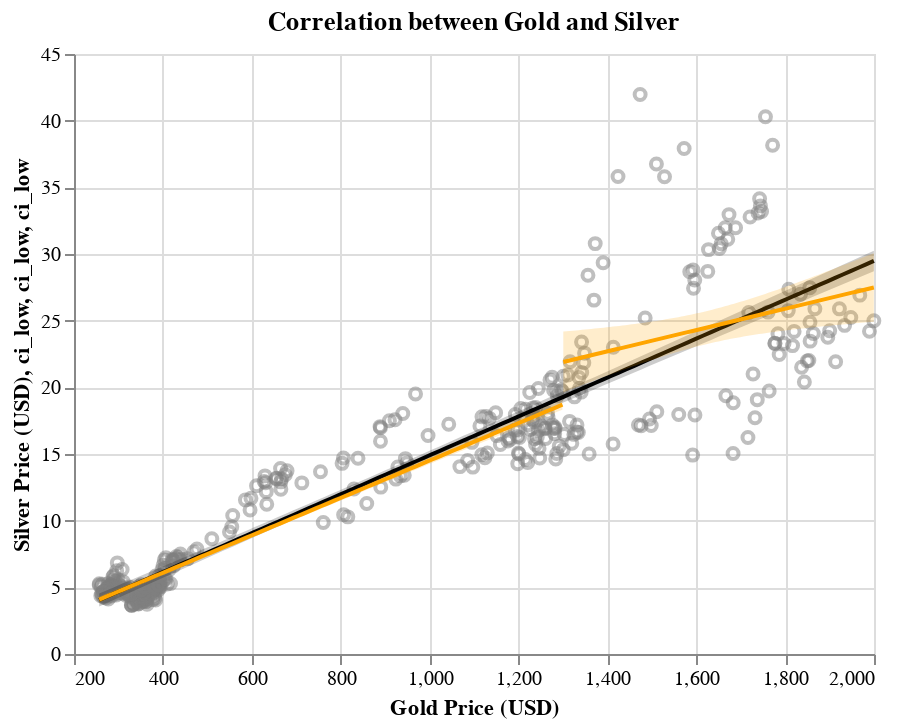

Source (notebook cell):
### Markdown cell above
**Copper, Platinum, and Aluminum**

Silver appears to have a strong, positive correlation with the prices of both copper and platinum. The relationship to aluminum is strong and positive, but appears to weaken a little bit as the prices increase. Interestingly, there does not appear to be a "break point" anywhere in the data where the relationship changes or is invalidated. The confidence intervals widen for the regression lines as the prices of the predictors increase, but not enough to raise serious questions about the validity of the relationships.

### Code cell
gold_comp_chart

### Figure 1 — Vega-Lite specification as saved in the notebook (floating-point values rounded to 4 significant figures; data arrays with more than 128 entries replaced by an {"elided": "..."} marker saying what was removed)
{"config": {"view": {"continuousWidth": 400, "continuousHeight": 300}}, "layer": [{"data": {"name": "data-5d1709821319b92b673c1c47bb774670"}, "mark": {"type": "point", "color": "grey", "opacity": 0.5}, "encoding": {"x": {"field": "Gold", "scale": {"zero": false}, "title": "Gold Price (USD)", "type": "quantitative"}, "y": {"field": "Silver", "scale": {"zero": false}, "title": "Silver Price (USD)", "type": "quantitative"}}, "title": "Correlation between Gold and Silver"}, {"layer": [{"mark": {"type": "errorband", "color": "black", "opacity": 0.2}, "encoding": {"x": {"field": "Gold", "type": "quantitative"}, "y": {"field": "ci_low", "type": "quantitative"}, "y2": {"field": "ci_high"}}}, {"mark": {"type": "line", "color": "black"}, "encoding": {"x": {"field": "Gold", "type": "quantitative"}, "y": {"field": "Silver", "type": "quantitative"}}}], "data": {"name": "data-d93f4cbbc68abded3a9bb467bfd1872a"}}, {"layer": [{"mark": {"type": "errorband", "color": "orange", "opacity": 0.2}, "encoding": {"x": {"field": "Gold", "type": "quantitative"}, "y": {"field": "ci_low", "type": "quantitative"}, "y2": {"field": "ci_high"}}}, {"mark": {"type": "line", "color": "orange"}, "encoding": {"x": {"field": "Gold", "type": "quantitative"}, "y": {"field": "Silver", "type": "quantitative"}}}], "data": {"name": "data-3e4a3f6e22728ae76c59eff561ae3360"}}, {"layer": [{"mark": {"type": "errorband", "color": "orange", "opacity": 0.2}, "encoding": {"x": {"field": "Gold", "type": "quantitative"}, "y": {"field": "ci_low", "type": "quantitative"}, "y2": {"field": "ci_high"}}}, {"mark": {"type": "line", "color": "orange"}, "encoding": {"x": {"field": "Gold", "type": "quantitative"}, "y": {"field": "Silver", "type": "quantitative"}}}], "data": {"name": "data-ff72e2368288ea7c6325318e9233baed"}}], "$schema": "https://vega.github.io/schema/vega-lite/v4.17.0.json", "datasets": {"data-5d1709821319b92b673c1c47bb774670": {"elided": "401 records"}, "data-d93f4cbbc68abded3a9bb467bfd1872a": [{"Gold": 256.7, "Silver": 4.051, "ci_low": 3.562, "ci_high": 4.541}, {"Gold": 274.1, "Silver": 4.306, "ci_low": 3.824, "ci_high": 4.787}, {"Gold": 291.6, "Silver": 4.56, "ci_low": 4.086, "ci_high": 5.034}, {"Gold": 309.0, "Silver": 4.814, "ci_low": 4.348, "ci_high": 5.281}, {"Gold": 326.4, "Silver": 5.069, "ci_low": 4.609, "ci_high": 5.528}, {"Gold": 343.8, "Silver": 5.323, "ci_low": 4.871, "ci_high": 5.775}, {"Gold": 361.3, "Silver": 5.577, "ci_low": 5.132, "ci_high": 6.022}, {"Gold": 378.7, "Silver": 5.831, "ci_low": 5.393, "ci_high": 6.269}, {"Gold": 396.1, "Silver": 6.086, "ci_low": 5.654, "ci_high": 6.517}, {"Gold": 413.6, "Silver": 6.34, "ci_low": 5.915, "ci_high": 6.765}, {"Gold": 431.0, "Silver": 6.594, "ci_low": 6.176, "ci_high": 7.012}, {"Gold": 448.4, "Silver": 6.848, "ci_low": 6.436, "ci_high": 7.26}, {"Gold": 465.9, "Silver": 7.103, "ci_low": 6.697, "ci_high": 7.509}, {"Gold": 483.3, "Silver": 7.357, "ci_low": 6.957, "ci_high": 7.757}, {"Gold": 500.7, "Silver": 7.611, "ci_low": 7.217, "ci_high": 8.005}, {"Gold": 518.1, "Silver": 7.865, "ci_low": 7.477, "ci_high": 8.254}, {"Gold": 535.6, "Silver": 8.12, "ci_low": 7.736, "ci_high": 8.503}, {"Gold": 553.0, "Silver": 8.374, "ci_low": 7.996, "ci_high": 8.752}, {"Gold": 570.4, "Silver": 8.628, "ci_low": 8.255, "ci_high": 9.002}, {"Gold": 587.9, "Silver": 8.883, "ci_low": 8.514, "ci_high": 9.251}, {"Gold": 605.3, "Silver": 9.137, "ci_low": 8.773, "ci_high": 9.501}, {"Gold": 622.7, "Silver": 9.391, "ci_low": 9.031, "ci_high": 9.751}, {"Gold": 640.1, "Silver": 9.645, "ci_low": 9.289, "ci_high": 10.0}, {"Gold": 657.6, "Silver": 9.9, "ci_low": 9.547, "ci_high": 10.25}, {"Gold": 675.0, "Silver": 10.15, "ci_low": 9.805, "ci_high": 10.5}, {"Gold": 692.4, "Silver": 10.41, "ci_low": 10.06, "ci_high": 10.75}, {"Gold": 709.9, "Silver": 10.66, "ci_low": 10.32, "ci_high": 11.01}, {"Gold": 727.3, "Silver": 10.92, "ci_low": 10.58, "ci_high": 11.26}, {"Gold": 744.7, "Silver": 11.17, "ci_low": 10.83, "ci_high": 11.51}, {"Gold": 762.2, "Silver": 11.43, "ci_low": 11.09, "ci_high": 11.76}, {"Gold": 779.6, "Silver": 11.68, "ci_low": 11.34, "ci_high": 12.02}, {"Gold": 797.0, "Silver": 11.93, "ci_low": 11.6, "ci_high": 12.27}, {"Gold": 814.4, "Silver": 12.19, "ci_low": 11.85, "ci_high": 12.52}, {"Gold": 831.9, "Silver": 12.44, "ci_low": 12.11, "ci_high": 12.78}, {"Gold": 849.3, "Silver": 12.7, "ci_low": 12.36, "ci_high": 13.03}, {"Gold": 866.7, "Silver": 12.95, "ci_low": 12.62, "ci_high": 13.28}, {"Gold": 884.2, "Silver": 13.21, "ci_low": 12.87, "ci_high": 13.54}, {"Gold": 901.6, "Silver": 13.46, "ci_low": 13.12, "ci_high": 13.79}, {"Gold": 919.0, "Silver": 13.71, "ci_low": 13.38, "ci_high": 14.05}, {"Gold": 936.5, "Silver": 13.97, "ci_low": 13.63, "ci_high": 14.31}, {"Gold": 953.9, "Silver": 14.22, "ci_low": 13.88, "ci_high": 14.56}, {"Gold": 971.3, "Silver": 14.48, "ci_low": 14.14, "ci_high": 14.82}, {"Gold": 988.7, "Silver": 14.73, "ci_low": 14.39, "ci_high": 15.07}, {"Gold": 1006.0, "Silver": 14.99, "ci_low": 14.64, "ci_high": 15.33}, {"Gold": 1024.0, "Silver": 15.24, "ci_low": 14.89, "ci_high": 15.59}, {"Gold": 1041.0, "Silver": 15.49, "ci_low": 15.14, "ci_high": 15.85}, {"Gold": 1058.0, "Silver": 15.75, "ci_low": 15.39, "ci_high": 16.1}, {"Gold": 1076.0, "Silver": 16.0, "ci_low": 15.64, "ci_high": 16.36}, {"Gold": 1093.0, "Silver": 16.26, "ci_low": 15.89, "ci_high": 16.62}, {"Gold": 1111.0, "Silver": 16.51, "ci_low": 16.14, "ci_high": 16.88}, {"Gold": 1128.0, "Silver": 16.76, "ci_low": 16.39, "ci_high": 17.14}, {"Gold": 1146.0, "Silver": 17.02, "ci_low": 16.64, "ci_high": 17.4}, {"Gold": 1163.0, "Silver": 17.27, "ci_low": 16.89, "ci_high": 17.66}, {"Gold": 1180.0, "Silver": 17.53, "ci_low": 17.14, "ci_high": 17.92}, {"Gold": 1198.0, "Silver": 17.78, "ci_low": 17.39, "ci_high": 18.18}, {"Gold": 1215.0, "Silver": 18.04, "ci_low": 17.64, "ci_high": 18.44}, {"Gold": 1233.0, "Silver": 18.29, "ci_low": 17.88, "ci_high": 18.7}, {"Gold": 1250.0, "Silver": 18.54, "ci_low": 18.13, "ci_high": 18.96}, {"Gold": 1268.0, "Silver": 18.8, "ci_low": 18.38, "ci_high": 19.22}, {"Gold": 1285.0, "Silver": 19.05, "ci_low": 18.63, "ci_high": 19.48}, {"Gold": 1302.0, "Silver": 19.31, "ci_low": 18.88, "ci_high": 19.74}, {"Gold": 1320.0, "Silver": 19.56, "ci_low": 19.12, "ci_high": 20.0}, {"Gold": 1337.0, "Silver": 19.82, "ci_low": 19.37, "ci_high": 20.26}, {"Gold": 1355.0, "Silver": 20.07, "ci_low": 19.62, "ci_high": 20.52}, {"Gold": 1372.0, "Silver": 20.32, "ci_low": 19.87, "ci_high": 20.78}, {"Gold": 1390.0, "Silver": 20.58, "ci_low": 20.11, "ci_high": 21.05}, {"Gold": 1407.0, "Silver": 20.83, "ci_low": 20.36, "ci_high": 21.31}, {"Gold": 1424.0, "Silver": 21.09, "ci_low": 20.61, "ci_high": 21.57}, {"Gold": 1442.0, "Silver": 21.34, "ci_low": 20.85, "ci_high": 21.83}, {"Gold": 1459.0, "Silver": 21.6, "ci_low": 21.1, "ci_high": 22.09}, {"Gold": 1477.0, "Silver": 21.85, "ci_low": 21.35, "ci_high": 22.36}, {"Gold": 1494.0, "Silver": 22.1, "ci_low": 21.59, "ci_high": 22.62}, {"Gold": 1512.0, "Silver": 22.36, "ci_low": 21.84, "ci_high": 22.88}, {"Gold": 1529.0, "Silver": 22.61, "ci_low": 22.08, "ci_high": 23.14}, {"Gold": 1546.0, "Silver": 22.87, "ci_low": 22.33, "ci_high": 23.41}, {"Gold": 1564.0, "Silver": 23.12, "ci_low": 22.58, "ci_high": 23.67}, {"Gold": 1581.0, "Silver": 23.38, "ci_low": 22.82, "ci_high": 23.93}, {"Gold": 1599.0, "Silver": 23.63, "ci_low": 23.07, "ci_high": 24.19}, {"Gold": 1616.0, "Silver": 23.88, "ci_low": 23.31, "ci_high": 24.46}, {"Gold": 1634.0, "Silver": 24.14, "ci_low": 23.56, "ci_high": 24.72}, {"Gold": 1651.0, "Silver": 24.39, "ci_low": 23.8, "ci_high": 24.98}, {"Gold": 1669.0, "Silver": 24.65, "ci_low": 24.05, "ci_high": 25.24}, {"Gold": 1686.0, "Silver": 24.9, "ci_low": 24.3, "ci_high": 25.51}, {"Gold": 1703.0, "Silver": 25.16, "ci_low": 24.54, "ci_high": 25.77}, {"Gold": 1721.0, "Silver": 25.41, "ci_low": 24.79, "ci_high": 26.03}, {"Gold": 1738.0, "Silver": 25.66, "ci_low": 25.03, "ci_high": 26.3}, {"Gold": 1756.0, "Silver": 25.92, "ci_low": 25.28, "ci_high": 26.56}, {"Gold": 1773.0, "Silver": 26.17, "ci_low": 25.52, "ci_high": 26.82}, {"Gold": 1791.0, "Silver": 26.43, "ci_low": 25.77, "ci_high": 27.09}, {"Gold": 1808.0, "Silver": 26.68, "ci_low": 26.01, "ci_high": 27.35}, {"Gold": 1825.0, "Silver": 26.94, "ci_low": 26.26, "ci_high": 27.61}, {"Gold": 1843.0, "Silver": 27.19, "ci_low": 26.5, "ci_high": 27.88}, {"Gold": 1860.0, "Silver": 27.44, "ci_low": 26.75, "ci_high": 28.14}, {"Gold": 1878.0, "Silver": 27.7, "ci_low": 26.99, "ci_high": 28.4}, {"Gold": 1895.0, "Silver": 27.95, "ci_low": 27.24, "ci_high": 28.67}, {"Gold": 1913.0, "Silver": 28.21, "ci_low": 27.48, "ci_high": 28.93}, {"Gold": 1930.0, "Silver": 28.46, "ci_low": 27.73, "ci_high": 29.2}, {"Gold": 1947.0, "Silver": 28.72, "ci_low": 27.97, "ci_high": 29.46}, {"Gold": 1965.0, "Silver": 28.97, "ci_low": 28.22, "ci_high": 29.72}, {"Gold": 1982.0, "Silver": 29.22, "ci_low": 28.46, "ci_high": 29.99}, {"Gold": 2000.0, "Silver": 29.48, "ci_low": 28.71, "ci_high": 30.25}], "data-3e4a3f6e22728ae76c59eff561ae3360": [{"Gold": 1301.0, "Silver": 21.9, "ci_low": 19.62, "ci_high": 24.18}, {"Gold": 1308.0, "Silver": 21.96, "ci_low": 19.71, "ci_high": 24.2}, {"Gold": 1315.0, "Silver": 22.01, "ci_low": 19.8, "ci_high": 24.22}, {"Gold": 1322.0, "Silver": 22.07, "ci_low": 19.89, "ci_high": 24.25}, {"Gold": 1329.0, "Silver": 22.12, "ci_low": 19.98, "ci_high": 24.27}, {"Gold": 1336.0, "Silver": 22.18, "ci_low": 20.07, "ci_high": 24.29}, {"Gold": 1343.0, "Silver": 22.24, "ci_low": 20.16, "ci_high": 24.31}, {"Gold": 1350.0, "Silver": 22.29, "ci_low": 20.25, "ci_high": 24.33}, {"Gold": 1357.0, "Silver": 22.35, "ci_low": 20.34, "ci_high": 24.36}, {"Gold": 1364.0, "Silver": 22.4, "ci_low": 20.43, "ci_high": 24.38}, {"Gold": 1371.0, "Silver": 22.46, "ci_low": 20.52, "ci_high": 24.4}, {"Gold": 1378.0, "Silver": 22.52, "ci_low": 20.6, "ci_high": 24.43}, {"Gold": 1385.0, "Silver": 22.57, "ci_low": 20.69, "ci_high": 24.45}, {"Gold": 1392.0, "Silver": 22.63, "ci_low": 20.78, "ci_high": 24.48}, {"Gold": 1399.0, "Silver": 22.68, "ci_low": 20.86, "ci_high": 24.5}, {"Gold": 1406.0, "Silver": 22.74, "ci_low": 20.95, "ci_high": 24.53}, {"Gold": 1413.0, "Silver": 22.8, "ci_low": 21.04, "ci_high": 24.55}, {"Gold": 1420.0, "Silver": 22.85, "ci_low": 21.12, "ci_high": 24.58}, {"Gold": 1427.0, "Silver": 22.91, "ci_low": 21.21, "ci_high": 24.61}, {"Gold": 1434.0, "Silver": 22.96, "ci_low": 21.29, "ci_high": 24.64}, {"Gold": 1441.0, "Silver": 23.02, "ci_low": 21.37, "ci_high": 24.66}, {"Gold": 1448.0, "Silver": 23.07, "ci_low": 21.46, "ci_high": 24.69}, {"Gold": 1455.0, "Silver": 23.13, "ci_low": 21.54, "ci_high": 24.72}, {"Gold": 1462.0, "Silver": 23.19, "ci_low": 21.62, "ci_high": 24.75}, {"Gold": 1469.0, "Silver": 23.24, "ci_low": 21.7, "ci_high": 24.78}, {"Gold": 1476.0, "Silver": 23.3, "ci_low": 21.78, "ci_high": 24.81}, {"Gold": 1483.0, "Silver": 23.35, "ci_low": 21.86, "ci_high": 24.85}, {"Gold": 1490.0, "Silver": 23.41, "ci_low": 21.94, "ci_high": 24.88}, {"Gold": 1497.0, "Silver": 23.47, "ci_low": 22.02, "ci_high": 24.91}, {"Gold": 1504.0, "Silver": 23.52, "ci_low": 22.1, "ci_high": 24.95}, {"Gold": 1511.0, "Silver": 23.58, "ci_low": 22.17, "ci_high": 24.98}, {"Gold": 1518.0, "Silver": 23.63, "ci_low": 22.25, "ci_high": 25.02}, {"Gold": 1525.0, "Silver": 23.69, "ci_low": 22.32, "ci_high": 25.06}, {"Gold": 1531.0, "Silver": 23.75, "ci_low": 22.39, "ci_high": 25.1}, {"Gold": 1538.0, "Silver": 23.8, "ci_low": 22.47, "ci_high": 25.14}, {"Gold": 1545.0, "Silver": 23.86, "ci_low": 22.54, "ci_high": 25.18}, {"Gold": 1552.0, "Silver": 23.91, "ci_low": 22.61, "ci_high": 25.22}, {"Gold": 1559.0, "Silver": 23.97, "ci_low": 22.67, "ci_high": 25.26}, {"Gold": 1566.0, "Silver": 24.03, "ci_low": 22.74, "ci_high": 25.31}, {"Gold": 1573.0, "Silver": 24.08, "ci_low": 22.81, "ci_high": 25.35}, {"Gold": 1580.0, "Silver": 24.14, "ci_low": 22.87, "ci_high": 25.4}, {"Gold": 1587.0, "Silver": 24.19, "ci_low": 22.94, "ci_high": 25.45}, {"Gold": 1594.0, "Silver": 24.25, "ci_low": 23.0, "ci_high": 25.5}, {"Gold": 1601.0, "Silver": 24.3, "ci_low": 23.06, "ci_high": 25.55}, {"Gold": 1608.0, "Silver": 24.36, "ci_low": 23.12, "ci_high": 25.6}, {"Gold": 1615.0, "Silver": 24.42, "ci_low": 23.18, "ci_high": 25.66}, {"Gold": 1622.0, "Silver": 24.47, "ci_low": 23.23, "ci_high": 25.71}, {"Gold": 1629.0, "Silver": 24.53, "ci_low": 23.29, "ci_high": 25.77}, {"Gold": 1636.0, "Silver": 24.58, "ci_low": 23.34, "ci_high": 25.83}, {"Gold": 1643.0, "Silver": 24.64, "ci_low": 23.39, "ci_high": 25.89}, {"Gold": 1650.0, "Silver": 24.7, "ci_low": 23.44, "ci_high": 25.95}, {"Gold": 1657.0, "Silver": 24.75, "ci_low": 23.49, "ci_high": 26.01}, {"Gold": 1664.0, "Silver": 24.81, "ci_low": 23.54, "ci_high": 26.07}, {"Gold": 1671.0, "Silver": 24.86, "ci_low": 23.59, "ci_high": 26.14}, {"Gold": 1678.0, "Silver": 24.92, "ci_low": 23.63, "ci_high": 26.2}, {"Gold": 1685.0, "Silver": 24.98, "ci_low": 23.68, "ci_high": 26.27}, {"Gold": 1692.0, "Silver": 25.03, "ci_low": 23.72, "ci_high": 26.34}, {"Gold": 1699.0, "Silver": 25.09, "ci_low": 23.76, "ci_high": 26.41}, {"Gold": 1706.0, "Silver": 25.14, "ci_low": 23.8, "ci_high": 26.48}, {"Gold": 1713.0, "Silver": 25.2, "ci_low": 23.84, "ci_high": 26.55}, {"Gold": 1720.0, "Silver": 25.25, "ci_low": 23.88, "ci_high": 26.63}, {"Gold": 1727.0, "Silver": 25.31, "ci_low": 23.92, "ci_high": 26.7}, {"Gold": 1734.0, "Silver": 25.37, "ci_low": 23.96, "ci_high": 26.78}, {"Gold": 1741.0, "Silver": 25.42, "ci_low": 23.99, "ci_high": 26.85}, {"Gold": 1748.0, "Silver": 25.48, "ci_low": 24.03, "ci_high": 26.93}, {"Gold": 1755.0, "Silver": 25.53, "ci_low": 24.06, "ci_high": 27.01}, {"Gold": 1762.0, "Silver": 25.59, "ci_low": 24.09, "ci_high": 27.09}, {"Gold": 1769.0, "Silver": 25.65, "ci_low": 24.13, "ci_high": 27.17}, {"Gold": 1776.0, "Silver": 25.7, "ci_low": 24.16, "ci_high": 27.25}, {"Gold": 1783.0, "Silver": 25.76, "ci_low": 24.19, "ci_high": 27.33}, {"Gold": 1790.0, "Silver": 25.81, "ci_low": 24.22, "ci_high": 27.41}, {"Gold": 1797.0, "Silver": 25.87, "ci_low": 24.25, "ci_high": 27.49}, {"Gold": 1804.0, "Silver": 25.93, "ci_low": 24.28, "ci_high": 27.57}, {"Gold": 1811.0, "Silver": 25.98, "ci_low": 24.3, "ci_high": 27.66}, {"Gold": 1818.0, "Silver": 26.04, "ci_low": 24.33, "ci_high": 27.74}, {"Gold": 1825.0, "Silver": 26.09, "ci_low": 24.36, "ci_high": 27.83}, {"Gold": 1832.0, "Silver": 26.15, "ci_low": 24.39, "ci_high": 27.91}, {"Gold": 1839.0, "Silver": 26.2, "ci_low": 24.41, "ci_high": 28.0}, {"Gold": 1846.0, "Silver": 26.26, "ci_low": 24.44, "ci_high": 28.08}, {"Gold": 1853.0, "Silver": 26.32, "ci_low": 24.46, "ci_high": 28.17}, {"Gold": 1860.0, "Silver": 26.37, "ci_low": 24.49, "ci_high": 28.26}, {"Gold": 1867.0, "Silver": 26.43, "ci_low": 24.51, "ci_high": 28.35}, {"Gold": 1874.0, "Silver": 26.48, "ci_low": 24.53, "ci_high": 28.43}, {"Gold": 1881.0, "Silver": 26.54, "ci_low": 24.56, "ci_high": 28.52}, {"Gold": 1888.0, "Silver": 26.6, "ci_low": 24.58, "ci_high": 28.61}, {"Gold": 1895.0, "Silver": 26.65, "ci_low": 24.6, "ci_high": 28.7}, {"Gold": 1902.0, "Silver": 26.71, "ci_low": 24.63, "ci_high": 28.79}, {"Gold": 1909.0, "Silver": 26.76, "ci_low": 24.65, "ci_high": 28.88}, {"Gold": 1916.0, "Silver": 26.82, "ci_low": 24.67, "ci_high": 28.97}, {"Gold": 1923.0, "Silver": 26.88, "ci_low": 24.69, "ci_high": 29.06}, {"Gold": 1930.0, "Silver": 26.93, "ci_low": 24.71, "ci_high": 29.15}, {"Gold": 1937.0, "Silver": 26.99, "ci_low": 24.74, "ci_high": 29.24}, {"Gold": 1944.0, "Silver": 27.04, "ci_low": 24.76, "ci_high": 29.33}, {"Gold": 1951.0, "Silver": 27.1, "ci_low": 24.78, "ci_high": 29.42}, {"Gold": 1958.0, "Silver": 27.15, "ci_low": 24.8, "ci_high": 29.51}, {"Gold": 1965.0, "Silver": 27.21, "ci_low": 24.82, "ci_high": 29.6}, {"Gold": 1972.0, "Silver": 27.27, "ci_low": 24.84, "ci_high": 29.7}, {"Gold": 1979.0, "Silver": 27.32, "ci_low": 24.86, "ci_high": 29.79}, {"Gold": 1986.0, "Silver": 27.38, "ci_low": 24.88, "ci_high": 29.88}, {"Gold": 1993.0, "Silver": 27.43, "ci_low": 24.9, "ci_high": 29.97}, {"Gold": 2000.0, "Silver": 27.49, "ci_low": 24.92, "ci_high": 30.06}], "data-ff72e2368288ea7c6325318e9233baed": [{"Gold": 256.7, "Silver": 4.082, "ci_low": 3.846, "ci_high": 4.318}, {"Gold": 267.1, "Silver": 4.229, "ci_low": 3.996, "ci_high": 4.461}, {"Gold": 277.5, "Silver": 4.375, "ci_low": 4.145, "ci_high": 4.604}, {"Gold": 288.0, "Silver": 4.521, "ci_low": 4.295, "ci_high": 4.747}, {"Gold": 298.4, "Silver": 4.667, "ci_low": 4.444, "ci_high": 4.89}, {"Gold": 308.8, "Silver": 4.813, "ci_low": 4.593, "ci_high": 5.033}, {"Gold": 319.2, "Silver": 4.959, "ci_low": 4.743, "ci_high": 5.176}, {"Gold": 329.7, "Silver": 5.106, "ci_low": 4.892, "ci_high": 5.319}, {"Gold": 340.1, "Silver": 5.252, "ci_low": 5.041, "ci_high": 5.463}, {"Gold": 350.5, "Silver": 5.398, "ci_low": 5.19, "ci_high": 5.606}, {"Gold": 360.9, "Silver": 5.544, "ci_low": 5.339, "ci_high": 5.749}, {"Gold": 371.3, "Silver": 5.69, "ci_low": 5.488, "ci_high": 5.893}, {"Gold": 381.8, "Silver": 5.836, "ci_low": 5.636, "ci_high": 6.037}, {"Gold": 392.2, "Silver": 5.983, "ci_low": 5.785, "ci_high": 6.18}, {"Gold": 402.6, "Silver": 6.129, "ci_low": 5.934, "ci_high": 6.324}, {"Gold": 413.0, "Silver": 6.275, "ci_low": 6.082, "ci_high": 6.468}, {"Gold": 423.5, "Silver": 6.421, "ci_low": 6.231, "ci_high": 6.612}, {"Gold": 433.9, "Silver": 6.567, "ci_low": 6.379, "ci_high": 6.756}, {"Gold": 444.3, "Silver": 6.713, "ci_low": 6.527, "ci_high": 6.9}, {"Gold": 454.7, "Silver": 6.86, "ci_low": 6.675, "ci_high": 7.044}, {"Gold": 465.2, "Silver": 7.006, "ci_low": 6.823, "ci_high": 7.189}, {"Gold": 475.6, "Silver": 7.152, "ci_low": 6.971, "ci_high": 7.333}, {"Gold": 486.0, "Silver": 7.298, "ci_low": 7.118, "ci_high": 7.478}, {"Gold": 496.4, "Silver": 7.444, "ci_low": 7.266, "ci_high": 7.623}, {"Gold": 506.8, "Silver": 7.591, "ci_low": 7.414, "ci_high": 7.768}, {"Gold": 517.3, "Silver": 7.737, "ci_low": 7.561, "ci_high": 7.913}, {"Gold": 527.7, "Silver": 7.883, "ci_low": 7.708, "ci_high": 8.058}, {"Gold": 538.1, "Silver": 8.029, "ci_low": 7.855, "ci_high": 8.203}, {"Gold": 548.5, "Silver": 8.175, "ci_low": 8.002, "ci_high": 8.348}, {"Gold": 559.0, "Silver": 8.321, "ci_low": 8.149, "ci_high": 8.494}, {"Gold": 569.4, "Silver": 8.468, "ci_low": 8.295, "ci_high": 8.64}, {"Gold": 579.8, "Silver": 8.614, "ci_low": 8.442, "ci_high": 8.785}, {"Gold": 590.2, "Silver": 8.76, "ci_low": 8.588, "ci_high": 8.931}, {"Gold": 600.7, "Silver": 8.906, "ci_low": 8.735, "ci_high": 9.078}, {"Gold": 611.1, "Silver": 9.052, "ci_low": 8.881, "ci_high": 9.224}, {"Gold": 621.5, "Silver": 9.198, "ci_low": 9.027, "ci_high": 9.37}, {"Gold": 631.9, "Silver": 9.345, "ci_low": 9.172, "ci_high": 9.517}, {"Gold": 642.3, "Silver": 9.491, "ci_low": 9.318, "ci_high": 9.663}, {"Gold": 652.8, "Silver": 9.637, "ci_low": 9.464, "ci_high": 9.81}, {"Gold": 663.2, "Silver": 9.783, "ci_low": 9.609, "ci_high": 9.957}, {"Gold": 673.6, "Silver": 9.929, "ci_low": 9.754, "ci_high": 10.1}, {"Gold": 684.0, "Silver": 10.08, "ci_low": 9.899, "ci_high": 10.25}, {"Gold": 694.5, "Silver": 10.22, "ci_low": 10.04, "ci_high": 10.4}, {"Gold": 704.9, "Silver": 10.37, "ci_low": 10.19, "ci_high": 10.55}, {"Gold": 715.3, "Silver": 10.51, "ci_low": 10.33, "ci_high": 10.69}, {"Gold": 725.7, "Silver": 10.66, "ci_low": 10.48, "ci_high": 10.84}, {"Gold": 736.2, "Silver": 10.81, "ci_low": 10.62, "ci_high": 10.99}, {"Gold": 746.6, "Silver": 10.95, "ci_low": 10.77, "ci_high": 11.14}, {"Gold": 757.0, "Silver": 11.1, "ci_low": 10.91, "ci_high": 11.29}, {"Gold": 767.4, "Silver": 11.24, "ci_low": 11.06, "ci_high": 11.43}, {"Gold": 777.8, "Silver": 11.39, "ci_low": 11.2, "ci_high": 11.58}, {"Gold": 788.3, "Silver": 11.54, "ci_low": 11.34, "ci_high": 11.73}, {"Gold": 798.7, "Silver": 11.68, "ci_low": 11.49, "ci_high": 11.88}, {"Gold": 809.1, "Silver": 11.83, "ci_low": 11.63, "ci_high": 12.03}, {"Gold": 819.5, "Silver": 11.98, "ci_low": 11.77, "ci_high": 12.18}, {"Gold": 830.0, "Silver": 12.12, "ci_low": 11.92, "ci_high": 12.33}, {"Gold": 840.4, "Silver": 12.27, "ci_low": 12.06, "ci_high": 12.47}, {"Gold": 850.8, "Silver": 12.41, "ci_low": 12.21, "ci_high": 12.62}, {"Gold": 861.2, "Silver": 12.56, "ci_low": 12.35, "ci_high": 12.77}, {"Gold": 871.7, "Silver": 12.71, "ci_low": 12.49, "ci_high": 12.92}, {"Gold": 882.1, "Silver": 12.85, "ci_low": 12.64, "ci_high": 13.07}, {"Gold": 892.5, "Silver": 13.0, "ci_low": 12.78, "ci_high": 13.22}, {"Gold": 902.9, "Silver": 13.15, "ci_low": 12.92, "ci_high": 13.37}, {"Gold": 913.3, "Silver": 13.29, "ci_low": 13.06, "ci_high": 13.52}, {"Gold": 923.8, "Silver": 13.44, "ci_low": 13.21, "ci_high": 13.67}, {"Gold": 934.2, "Silver": 13.58, "ci_low": 13.35, "ci_high": 13.82}, {"Gold": 944.6, "Silver": 13.73, "ci_low": 13.49, "ci_high": 13.97}, {"Gold": 955.0, "Silver": 13.88, "ci_low": 13.64, "ci_high": 14.12}, {"Gold": 965.5, "Silver": 14.02, "ci_low": 13.78, "ci_high": 14.27}, {"Gold": 975.9, "Silver": 14.17, "ci_low": 13.92, "ci_high": 14.42}, {"Gold": 986.3, "Silver": 14.31, "ci_low": 14.06, "ci_high": 14.57}, {"Gold": 996.7, "Silver": 14.46, "ci_low": 14.21, "ci_high": 14.72}, {"Gold": 1007.0, "Silver": 14.61, "ci_low": 14.35, "ci_high": 14.87}, {"Gold": 1018.0, "Silver": 14.75, "ci_low": 14.49, "ci_high": 15.01}, {"Gold": 1028.0, "Silver": 14.9, "ci_low": 14.63, "ci_high": 15.16}, {"Gold": 1038.0, "Silver": 15.05, "ci_low": 14.78, "ci_high": 15.31}, {"Gold": 1049.0, "Silver": 15.19, "ci_low": 14.92, "ci_high": 15.46}, {"Gold": 1059.0, "Silver": 15.34, "ci_low": 15.06, "ci_high": 15.61}, {"Gold": 1070.0, "Silver": 15.48, "ci_low": 15.2, "ci_high": 15.76}, {"Gold": 1080.0, "Silver": 15.63, "ci_low": 15.34, "ci_high": 15.92}, {"Gold": 1091.0, "Silver": 15.78, "ci_low": 15.49, "ci_high": 16.07}, {"Gold": 1101.0, "Silver": 15.92, "ci_low": 15.63, "ci_high": 16.22}, {"Gold": 1111.0, "Silver": 16.07, "ci_low": 15.77, "ci_high": 16.37}, {"Gold": 1122.0, "Silver": 16.21, "ci_low": 15.91, "ci_high": 16.52}, {"Gold": 1132.0, "Silver": 16.36, "ci_low": 16.06, "ci_high": 16.67}, {"Gold": 1143.0, "Silver": 16.51, "ci_low": 16.2, "ci_high": 16.82}, {"Gold": 1153.0, "Silver": 16.65, "ci_low": 16.34, "ci_high": 16.97}, {"Gold": 1164.0, "Silver": 16.8, "ci_low": 16.48, "ci_high": 17.12}, {"Gold": 1174.0, "Silver": 16.95, "ci_low": 16.62, "ci_high": 17.27}, {"Gold": 1184.0, "Silver": 17.09, "ci_low": 16.77, "ci_high": 17.42}, {"Gold": 1195.0, "Silver": 17.24, "ci_low": 16.91, "ci_high": 17.57}, {"Gold": 1205.0, "Silver": 17.38, "ci_low": 17.05, "ci_high": 17.72}, {"Gold": 1216.0, "Silver": 17.53, "ci_low": 17.19, "ci_high": 17.87}, {"Gold": 1226.0, "Silver": 17.68, "ci_low": 17.33, "ci_high": 18.02}, {"Gold": 1236.0, "Silver": 17.82, "ci_low": 17.48, "ci_high": 18.17}, {"Gold": 1247.0, "Silver": 17.97, "ci_low": 17.62, "ci_high": 18.32}, {"Gold": 1257.0, "Silver": 18.11, "ci_low": 17.76, "ci_high": 18.47}, {"Gold": 1268.0, "Silver": 18.26, "ci_low": 17.9, "ci_high": 18.62}, {"Gold": 1278.0, "Silver": 18.41, "ci_low": 18.04, "ci_high": 18.77}, {"Gold": 1289.0, "Silver": 18.55, "ci_low": 18.18, "ci_high": 18.92}, {"Gold": 1299.0, "Silver": 18.7, "ci_low": 18.33, "ci_high": 19.07}]}}
